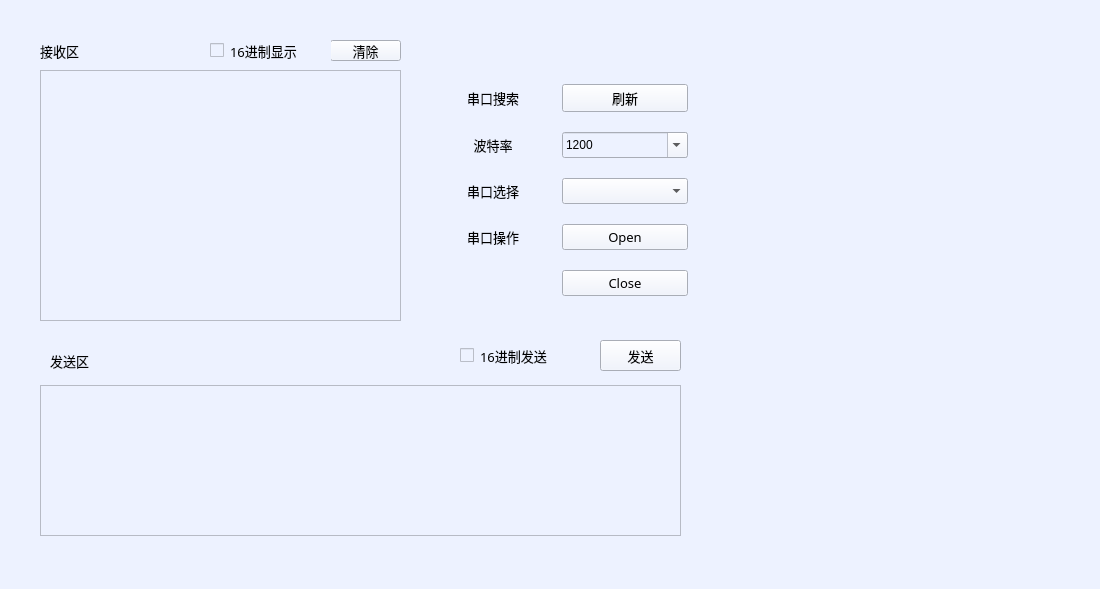
<?xml version="1.0" encoding="UTF-8"?>
<ui version="4.0">
 <class>Form</class>
 <widget class="QWidget" name="Form">
  <property name="windowModality">
   <enum>Qt::NonModal</enum>
  </property>
  <property name="geometry">
   <rect>
    <x>0</x>
    <y>0</y>
    <width>1100</width>
    <height>589</height>
   </rect>
  </property>
  <property name="minimumSize">
   <size>
    <width>1085</width>
    <height>589</height>
   </size>
  </property>
  <property name="maximumSize">
   <size>
    <width>1100</width>
    <height>589</height>
   </size>
  </property>
  <property name="font">
   <font>
    <family>黑体</family>
    <pointsize>10</pointsize>
    <weight>50</weight>
    <italic>false</italic>
    <bold>false</bold>
   </font>
  </property>
  <property name="cursor">
   <cursorShape>PointingHandCursor</cursorShape>
  </property>
  <property name="mouseTracking">
   <bool>false</bool>
  </property>
  <property name="windowTitle">
   <string>Form</string>
  </property>
  <property name="styleSheet">
   <string notr="true">color: rgb(0, 0, 0);
gridline-color: rgb(0, 0, 0);
border-color: rgb(0, 0, 0);
font: 10pt &quot;黑体&quot;;
background-color: rgb(237, 242, 255);</string>
  </property>
  <widget class="QLabel" name="label">
   <property name="geometry">
    <rect>
     <x>40</x>
     <y>40</y>
     <width>71</width>
     <height>21</height>
    </rect>
   </property>
   <property name="text">
    <string>接收区</string>
   </property>
  </widget>
  <widget class="QLabel" name="label_2">
   <property name="geometry">
    <rect>
     <x>50</x>
     <y>350</y>
     <width>61</width>
     <height>21</height>
    </rect>
   </property>
   <property name="text">
    <string>发送区</string>
   </property>
   <property name="textFormat">
    <enum>Qt::AutoText</enum>
   </property>
  </widget>
  <widget class="QPushButton" name="Send_Button">
   <property name="geometry">
    <rect>
     <x>600</x>
     <y>340</y>
     <width>81</width>
     <height>31</height>
    </rect>
   </property>
   <property name="text">
    <string>发送</string>
   </property>
  </widget>
  <widget class="QPushButton" name="ClearButton">
   <property name="geometry">
    <rect>
     <x>330</x>
     <y>40</y>
     <width>71</width>
     <height>21</height>
    </rect>
   </property>
   <property name="text">
    <string>清除</string>
   </property>
  </widget>
  <widget class="QTextEdit" name="textEdit_Recive">
   <property name="geometry">
    <rect>
     <x>40</x>
     <y>70</y>
     <width>361</width>
     <height>251</height>
    </rect>
   </property>
   <property name="styleSheet">
    <string notr="true">color: rgb(0,0,0);</string>
   </property>
   <property name="html">
    <string>&lt;!DOCTYPE HTML PUBLIC &quot;-//W3C//DTD HTML 4.0//EN&quot; &quot;http://www.w3.org/TR/REC-html40/strict.dtd&quot;&gt;
&lt;html&gt;&lt;head&gt;&lt;meta name=&quot;qrichtext&quot; content=&quot;1&quot; /&gt;&lt;style type=&quot;text/css&quot;&gt;
p, li { white-space: pre-wrap; }
&lt;/style&gt;&lt;/head&gt;&lt;body style=&quot; font-family:'黑体'; font-size:10pt; font-weight:400; font-style:normal;&quot;&gt;
&lt;p style=&quot;-qt-paragraph-type:empty; margin-top:0px; margin-bottom:0px; margin-left:0px; margin-right:0px; -qt-block-indent:0; text-indent:0px; font-family:'SimSun'; font-size:9pt;&quot;&gt;&lt;br /&gt;&lt;/p&gt;&lt;/body&gt;&lt;/html&gt;</string>
   </property>
  </widget>
  <widget class="QTextEdit" name="textEdit_Send">
   <property name="geometry">
    <rect>
     <x>40</x>
     <y>385</y>
     <width>641</width>
     <height>151</height>
    </rect>
   </property>
   <property name="font">
    <font>
     <family>微软雅黑</family>
     <pointsize>9</pointsize>
     <weight>50</weight>
     <italic>false</italic>
     <bold>false</bold>
    </font>
   </property>
   <property name="styleSheet">
    <string notr="true">font: 9pt &quot;微软雅黑&quot;;
color: rgb(0,0,0);</string>
   </property>
  </widget>
  <widget class="QWidget" name="gridLayoutWidget">
   <property name="geometry">
    <rect>
     <x>430</x>
     <y>70</y>
     <width>258</width>
     <height>241</height>
    </rect>
   </property>
   <layout class="QGridLayout" name="gridLayout">
    <item row="2" column="0">
     <widget class="QLabel" name="Com_Name_Label">
      <property name="text">
       <string>串口选择</string>
      </property>
      <property name="alignment">
       <set>Qt::AlignCenter</set>
      </property>
     </widget>
    </item>
    <item row="4" column="1">
     <widget class="QPushButton" name="Com_Close_Button">
      <property name="text">
       <string>Close</string>
      </property>
      <property name="default">
       <bool>false</bool>
      </property>
     </widget>
    </item>
    <item row="1" column="0">
     <widget class="QLabel" name="Com_Baud_Label">
      <property name="text">
       <string>波特率</string>
      </property>
      <property name="alignment">
       <set>Qt::AlignCenter</set>
      </property>
     </widget>
    </item>
    <item row="3" column="0">
     <widget class="QLabel" name="Com_State_Label">
      <property name="text">
       <string>串口操作</string>
      </property>
      <property name="alignment">
       <set>Qt::AlignCenter</set>
      </property>
     </widget>
    </item>
    <item row="1" column="1">
     <widget class="QComboBox" name="Com_Baud_Combo">
      <property name="editable">
       <bool>true</bool>
      </property>
      <property name="currentText">
       <string>1200</string>
      </property>
      <property name="duplicatesEnabled">
       <bool>false</bool>
      </property>
      <property name="modelColumn">
       <number>0</number>
      </property>
      <item>
       <property name="text">
        <string>1200</string>
       </property>
      </item>
      <item>
       <property name="text">
        <string>2400</string>
       </property>
      </item>
      <item>
       <property name="text">
        <string>4800</string>
       </property>
      </item>
      <item>
       <property name="text">
        <string>9600</string>
       </property>
      </item>
      <item>
       <property name="text">
        <string>14400</string>
       </property>
      </item>
      <item>
       <property name="text">
        <string>19200</string>
       </property>
      </item>
      <item>
       <property name="text">
        <string>38400</string>
       </property>
      </item>
      <item>
       <property name="text">
        <string>43000</string>
       </property>
      </item>
      <item>
       <property name="text">
        <string>57600</string>
       </property>
      </item>
      <item>
       <property name="text">
        <string>76800</string>
       </property>
      </item>
      <item>
       <property name="text">
        <string>115200</string>
       </property>
      </item>
      <item>
       <property name="text">
        <string>128000</string>
       </property>
      </item>
      <item>
       <property name="text">
        <string>230400</string>
       </property>
      </item>
      <item>
       <property name="text">
        <string>256000</string>
       </property>
      </item>
      <item>
       <property name="text">
        <string>460800</string>
       </property>
      </item>
      <item>
       <property name="text">
        <string>921600</string>
       </property>
      </item>
      <item>
       <property name="text">
        <string>1382400</string>
       </property>
      </item>
     </widget>
    </item>
    <item row="3" column="1">
     <widget class="QPushButton" name="Com_Open_Button">
      <property name="text">
       <string>Open</string>
      </property>
     </widget>
    </item>
    <item row="0" column="1">
     <widget class="QPushButton" name="Com_Refresh_Button">
      <property name="text">
       <string>刷新</string>
      </property>
     </widget>
    </item>
    <item row="4" column="0">
     <widget class="QLabel" name="Com_isOpenOrNot_Label">
      <property name="text">
       <string/>
      </property>
      <property name="alignment">
       <set>Qt::AlignCenter</set>
      </property>
     </widget>
    </item>
    <item row="2" column="1">
     <widget class="QComboBox" name="Com_Name_Combo"/>
    </item>
    <item row="0" column="0">
     <widget class="QLabel" name="Com_Refresh_Label">
      <property name="text">
       <string>串口搜索</string>
      </property>
      <property name="alignment">
       <set>Qt::AlignCenter</set>
      </property>
     </widget>
    </item>
   </layout>
  </widget>
  <widget class="QCheckBox" name="hexSending_checkBox">
   <property name="geometry">
    <rect>
     <x>460</x>
     <y>340</y>
     <width>121</width>
     <height>31</height>
    </rect>
   </property>
   <property name="text">
    <string>16进制发送</string>
   </property>
  </widget>
  <widget class="QCheckBox" name="hexShowing_checkBox">
   <property name="geometry">
    <rect>
     <x>210</x>
     <y>40</y>
     <width>121</width>
     <height>21</height>
    </rect>
   </property>
   <property name="text">
    <string>16进制显示</string>
   </property>
  </widget>
  <widget class="QLabel" name="photo">
   <property name="geometry">
    <rect>
     <x>720</x>
     <y>50</y>
     <width>360</width>
     <height>480</height>
    </rect>
   </property>
   <property name="text">
    <string/>
   </property>
  </widget>
 </widget>
 <resources/>
 <connections>
  <connection>
   <sender>ClearButton</sender>
   <signal>clicked()</signal>
   <receiver>textEdit_Recive</receiver>
   <slot>clear()</slot>
   <hints>
    <hint type="sourcelabel">
     <x>367</x>
     <y>51</y>
    </hint>
    <hint type="destinationlabel">
     <x>368</x>
     <y>79</y>
    </hint>
   </hints>
  </connection>
 </connections>
</ui>
